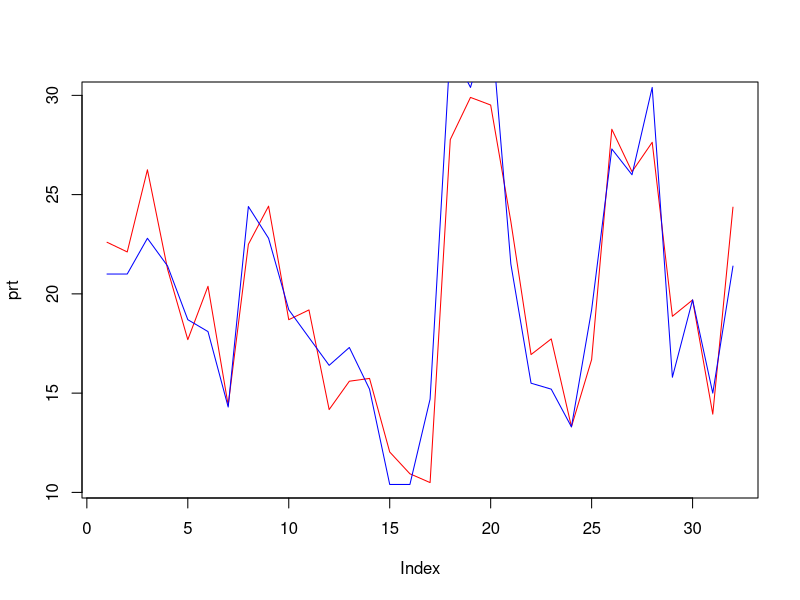

Source code (R):
set.seed(10)
#Package for test-test split
library(caTools)
#Splitting for test-train 0.8/0.2
s=sample.split(mtcars,SplitRatio = 0.8)
#Gives output as True False
train=subset(mtcars,split=TRUE)
test=subset(mtcars,split=FALSE)
#linear model
model=lm(mtcars$mpg~.,data=train)
prt=predict(model,test)
print(prt)
#plotting line chart
plot(prt,type='l',col="red")
lines(mtcars$mpg,type="l",col="blue")

print(mtcars$mpg~.)
